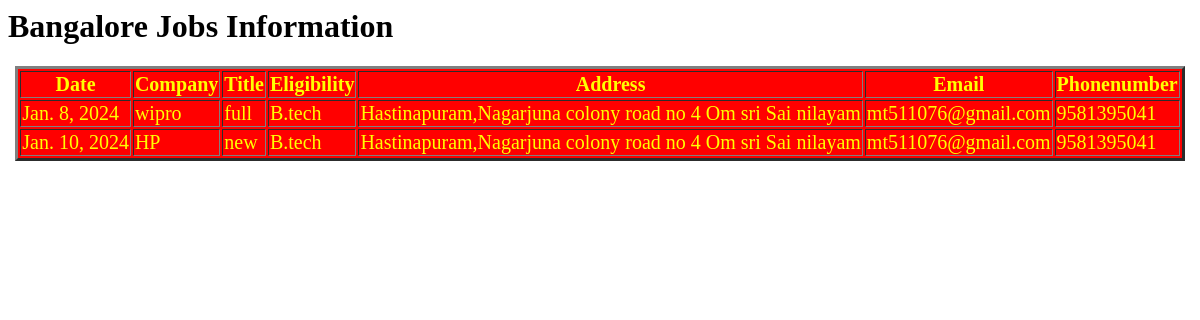
The page /bngjobsinfo/ on the database its author committed.
### testapp/models.py (models this page shows)
class BngJobs(models.Model):
    date = models.DateField()
    company = models.CharField(max_length=30)
    title = models.CharField(max_length=30)
    eligibility = models.CharField(max_length=30)
    address = models.TextField()
    email = models.EmailField()
    phonenumber = models.BigIntegerField()

### testapp/views.py (the view)
# urls.py: path('bngjobsinfo/', views.bngjobs_view),
def bngjobs_view(request):
    jobs_list = BngJobs.objects.all()
    my_dict = {'jobs_list':jobs_list}
    return render(request,'testapp/bngjobs.html',my_dict)

### templates/testapp/bngjobs.html (shortened to what this page needs)
<!DOCTYPE>
{%load static %}
<html lang="en">
<head>
    <link rel="stylesheet" href="{% static 'css/jobs1.css'%}">
</head>
<body>
    <h1>Bangalore Jobs Information</h1>
    {% if jobs_list %}
    <table border="3">
        <thead>
        <th>Date</th>
        <th>Company</th>
        <th>Title</th>
        <th>Eligibility</th>
        <th>Address</th>
        <th>Email</th>
        <th>Phonenumber</th>
        </thead>
        {% for job in jobs_list %}
        <tr>
            <td>{{job.date}}</td>
            <td>{{job.company}}</td>
            <td>{{job.title}}</td>
            <td>{{job.eligibility}}</td>
            <td>{{job.address}}</td>
            <td>{{job.email}}</td>
            <td>{{job.phonenumber}}</td>
        </tr>
        {% endfor %}
    </table>
    {% else %}
    <p id="specialp">No jobs In Bangalore</p>
    {% endif %}
</body>
</html>

### static/css/jobs1.css (style rules this page uses)
table { color: yellow; background: red; margin: auto; font-size: 20px; }

### rows shown on the page
BngJobs: date "Jan. 8, 2024", company "wipro", title "full", eligibility "B.tech", address "Hastinapuram,Nagarjuna colony road no 4 Om sri Sai nilayam", email "mt511076@gmail.com", phonenumber "9581395041"
BngJobs: date "Jan. 10, 2024", company "HP", title "new", eligibility "B.tech", address "Hastinapuram,Nagarjuna colony road no 4 Om sri Sai nilayam", email "mt511076@gmail.com", phonenumber "9581395041"
